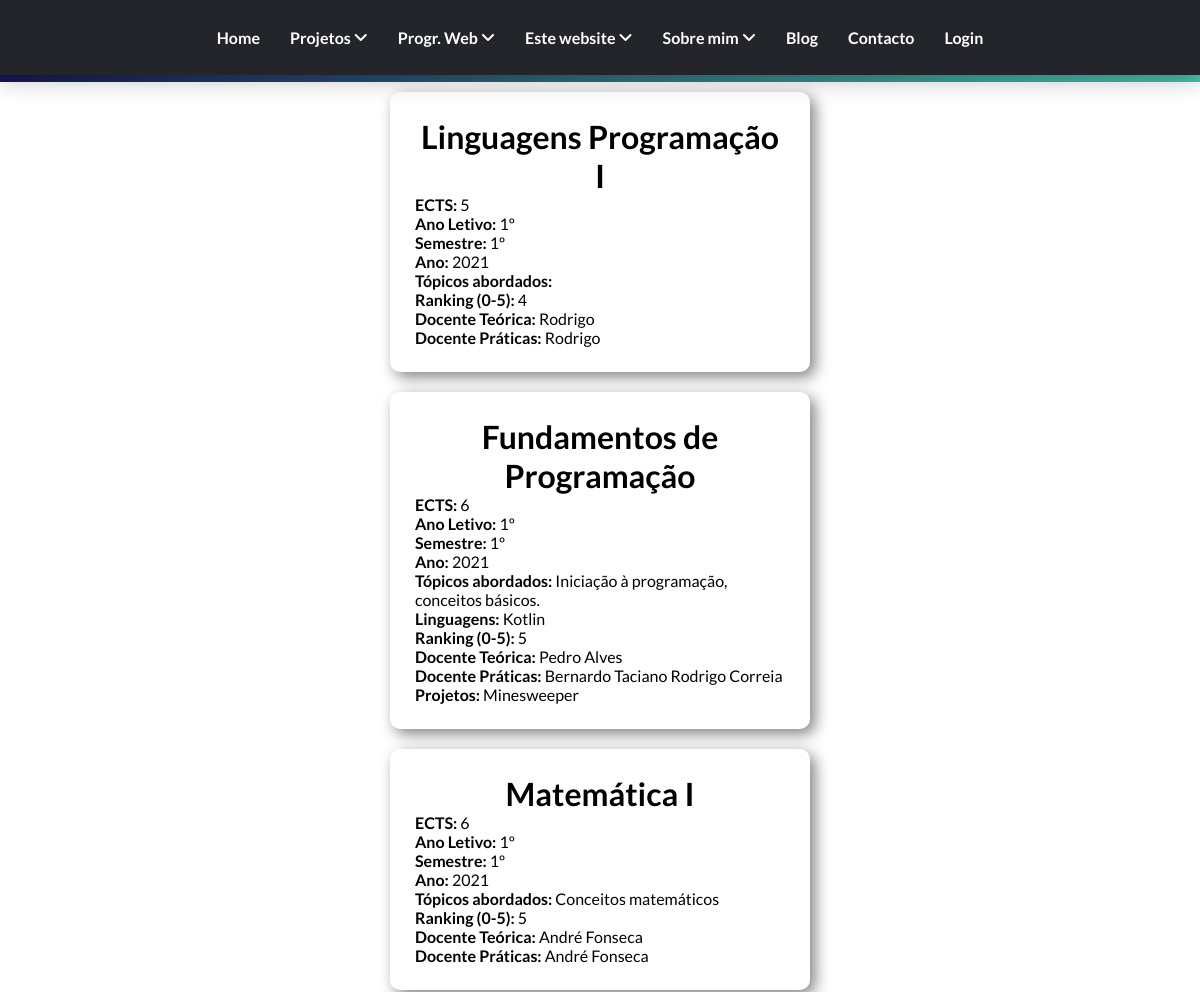
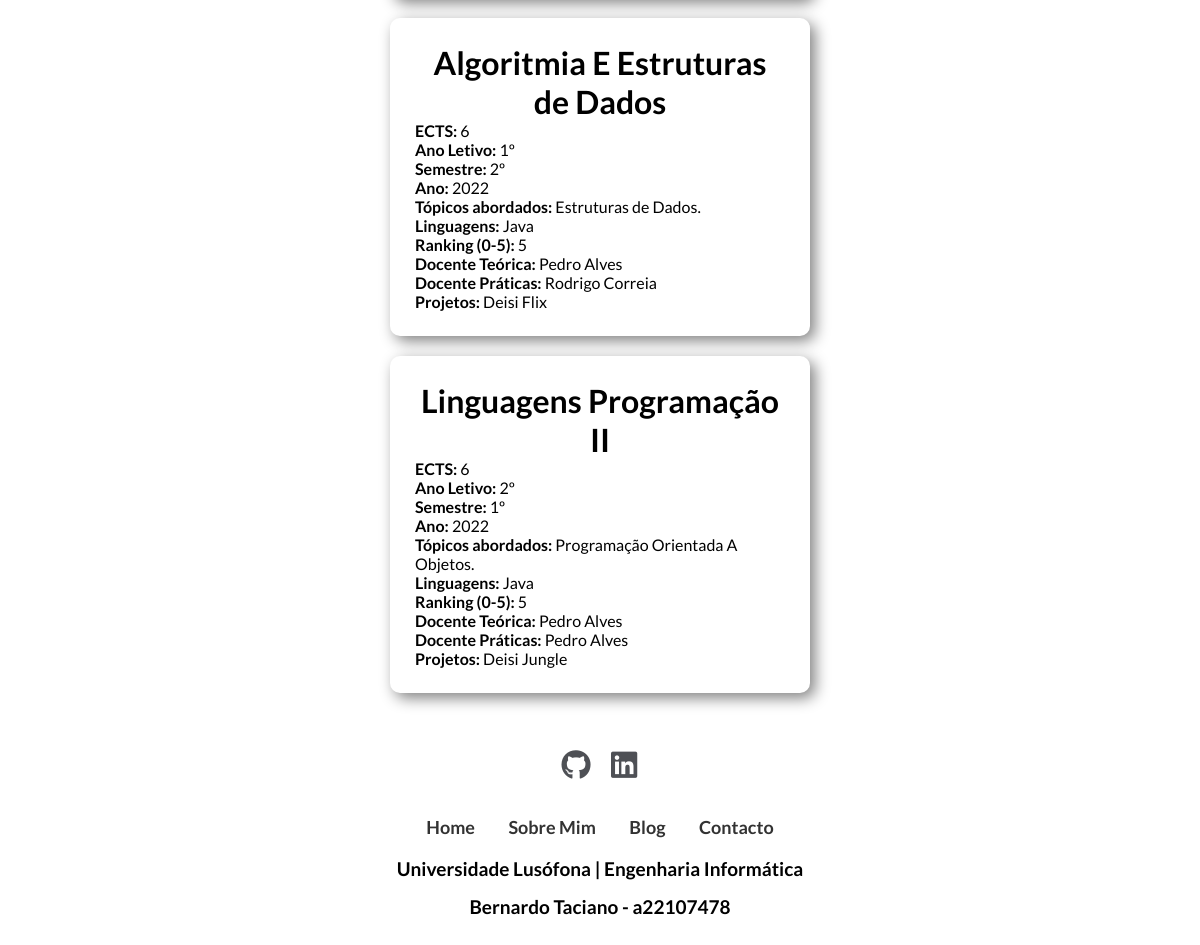
Page /licenciatura/ on the committed database (2 pictures, top to bottom).
### portfolio/models.py (models this page shows, shortened)
class Cadeira(models.Model):
    ano = [
        ('1', '1'),
        ('2', '2'),
        ('3', '3'),
    ]
    semestre = [
        ('1', '1'),
        ('2', '2'),
    ]
    rank = [
        ('1', '1'),('2', '2'),('3', '3'),('4', '4'),('5', '5'),
    ]
    nome = models.CharField(max_length=40)
    anoLectivo = models.CharField(max_length=10,choices= ano, default=1)
    semestre = models.CharField(max_length=4,choices= semestre, default=1)
    ano = models.IntegerField(default=2021)
    ects = models.IntegerField()
    topicosAbordados = models.TextField(max_length=1000, blank=True)
    linguagens = models.ManyToManyField(Tecnologia, blank=True)
    ranking = models.CharField(max_length=2,choices= rank)
    docente_teorica = models.ForeignKey(Pessoa, on_delete=models.CASCADE)
    docentes_praticas = models.ManyToManyField(Pessoa, related_name='docentes')
    link = models.URLField(max_length = 200)
    projetos = models.ManyToManyField(Projeto, blank=True)

class Pessoa(models.Model):
    funcao = [
        ('aluno', 'Aluno'),
        ('professor', 'Professor'),
    ]
    nome = models.CharField(max_length=70)
    funcao = models.CharField(choices=funcao, blank=True, default='aluno', max_length=10)
    linkLusofona = models.URLField(max_length = 200, blank=True)
    linkLinkedin = models.URLField(max_length = 200, blank=True)

class Tecnologia(models.Model):
    nome = models.CharField(max_length=30)
    ano = models.DateTimeField(auto_now_add=True)
    criador = models.CharField(max_length=40)
    logo = models.ImageField(upload_to="static/portfolio/images", blank=True)
    link = models.URLField(max_length = 200)
    descricao = models.TextField(max_length=1000)

class Projeto(models.Model):
    titulo = models.CharField(max_length=50)
    descricao =  models.TextField(max_length=2000)
    imagem = models.ImageField(upload_to="static/portfolio/images", blank=True)
    ano = models.IntegerField(default=2023)
    linkGithub = models.URLField(max_length=1000,  blank=True)
    linkYoutube = models.URLField(max_length=1000,  blank=True)
    participantes = models.ManyToManyField(Pessoa)
    tecnologias = models.ManyToManyField(Tecnologia)

### portfolio/views.py (the view)
# urls.py: path('licenciatura/', views.university_view, name="licenciatura"),
def university_view(request):
    context = {'cadeiras': Cadeira.objects.all()}
    return render(request, 'portfolio/university.html',context)

### portfolio/templates/portfolio/university.html (shortened to what this page needs)
{% extends 'portfolio/layout.html' %}
{% block main %}
    <h1 class="titulo_seccao">Unidades Curriculares</h1>
    <div class="licenciatura">
            {% for cadeira in cadeiras %}
                    <div>
                        <h3><a href="{{cadeira.link}}" class="titulo">{{cadeira.nome}}</a></h3>
                        <p><b>ECTS: </b>{{cadeira.ects}}</p>
                        <p><b>Ano Letivo: </b> {{cadeira.anoLectivo}}º</p>
                        <p><b>Semestre: </b>{{cadeira.semestre}}º</p>
                        <p><b>Ano: </b>{{cadeira.ano}}</p>
                        <p><b>Tópicos abordados: </b>{{cadeira.topicosAbordados}}</p>
                        {% if cadeira.linguagens.all.count > 0 %}
                            <p><b>Linguagens: </b> {% for linguagem in cadeira.linguagens.all %} {{linguagem.nome}}{% endfor %}</p>
                        {% endif %}
                        <p><b>Ranking (0-5): </b>{{cadeira.ranking}}</p>
                        <p><b>Docente Teórica: </b><a href="{{cadeira.docente_teorica.linklusofona}}" class="links">{{cadeira.docente_teorica.nome}} {{cadeira.docente_teorica.apelido}}</a></p>
                        <p><b>Docente Práticas: </b>
                            {% for docente_pratica in cadeira.docentes_praticas.all %}
                                <a href="{{docentes_praticas.linklusofona}}" class="links"> {{docente_pratica.nome}} {{docente_pratica.apelido}}</a>
                            {% endfor %}
                        </p>
                        {% if cadeira.projetos.all.count > 0  %}
                            <p>
                                <b>Projetos: </b>
                                {% for projeto in cadeira.projetos.all %}
                                <a href="{% url 'portfolio:projetos' %}" class="links">{{projeto.titulo}}</a>
                                {% endfor %}
                            </p>
                        {% endif %}
                    </div>
            {% endfor %}
    </div>
{% endblock %}

### portfolio/static/portfolio/style.css (style rules this page uses)
* { margin: 0; padding: 0; box-sizing: border-box; font-family: 'Lato', sans-serif; scroll-behavior: smooth; }
.titulo_seccao { padding: 20px 10px; color: white; font-size: 35px; text-align: center; background: #43C6AC; background: -webkit-linear-gradient(to right, #191654, #43C6AC); background: linear-gradient(to right, #191654, #43C6AC); }
.titulo { color: black; font-size: 2rem; }
.licenciatura h3 { text-align: center; }
.licenciatura { display: flex; flex-wrap: wrap; flex-direction: column; justify-content: center; width: 100%; align-content: center; }
.licenciatura div { width: 35%; height: auto; padding: 25px; margin: 10px; font-size: 12px; background-color: white; border-radius: 10px; box-shadow: 5px 5px 15px grey; }
.licenciatura div a { text-decoration: none; }
.licenciatura div p { font-size: 16px; }
.links { color: black; }

### rows in the picture
Cadeira: nome "Linguagens Programação I", ects "5", anoLectivo "1", semestre "1", ano "2021", ranking "4", docente_teorica.nome "Rodrigo"
Pessoa: nome "Rodrigo"
Cadeira: nome "Fundamentos de Programação", ects "6", anoLectivo "1", semestre "1", ano "2021", topicosAbordados "Iniciação à programação, conceitos básicos.", ranking "5", docente_teorica.nome "Pedro Alves"
Tecnologia: nome "Kotlin"
Pessoa: nome "Bernardo Taciano"
Pessoa: nome "Rodrigo Correia"
Projeto: titulo "Minesweeper"
Cadeira: nome "Matemática I", ects "6", anoLectivo "1", semestre "1", ano "2021", topicosAbordados "Conceitos matemáticos", ranking "5", docente_teorica.nome "André Fonseca"
Pessoa: nome "André Fonseca"
Cadeira: nome "Algoritmia E Estruturas de Dados", ects "6", anoLectivo "1", semestre "2", ano "2022", topicosAbordados "Estruturas de Dados.", ranking "5", docente_teorica.nome "Pedro Alves"
Tecnologia: nome "Java"
Projeto: titulo "Deisi Flix"
Cadeira: nome "Linguagens Programação II", ects "6", anoLectivo "2", semestre "1", ano "2022", topicosAbordados "Programação Orientada A Objetos.", ranking "5", docente_teorica.nome "Pedro Alves"
Pessoa: nome "Pedro Alves"
Projeto: titulo "Deisi Jungle"
